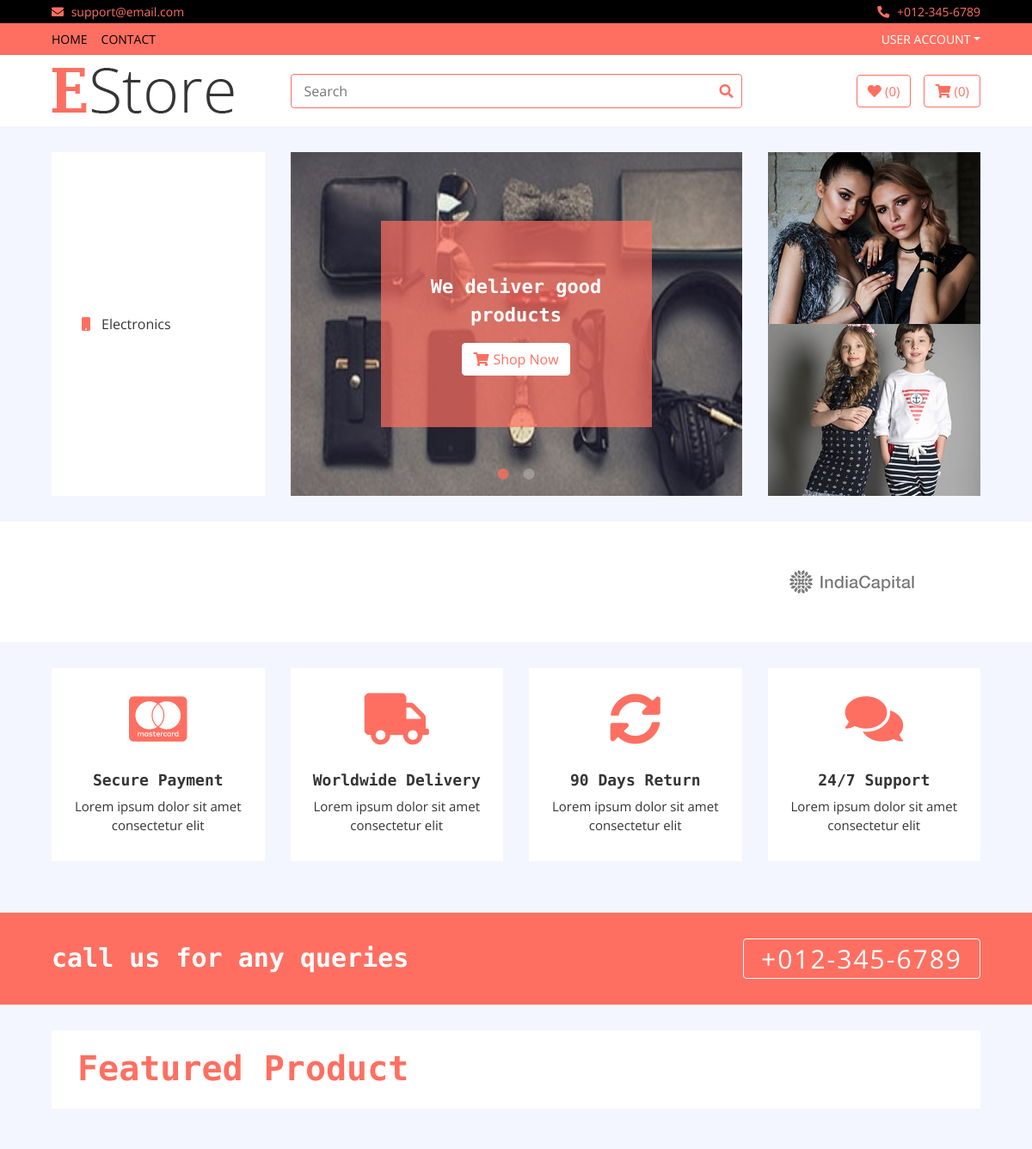
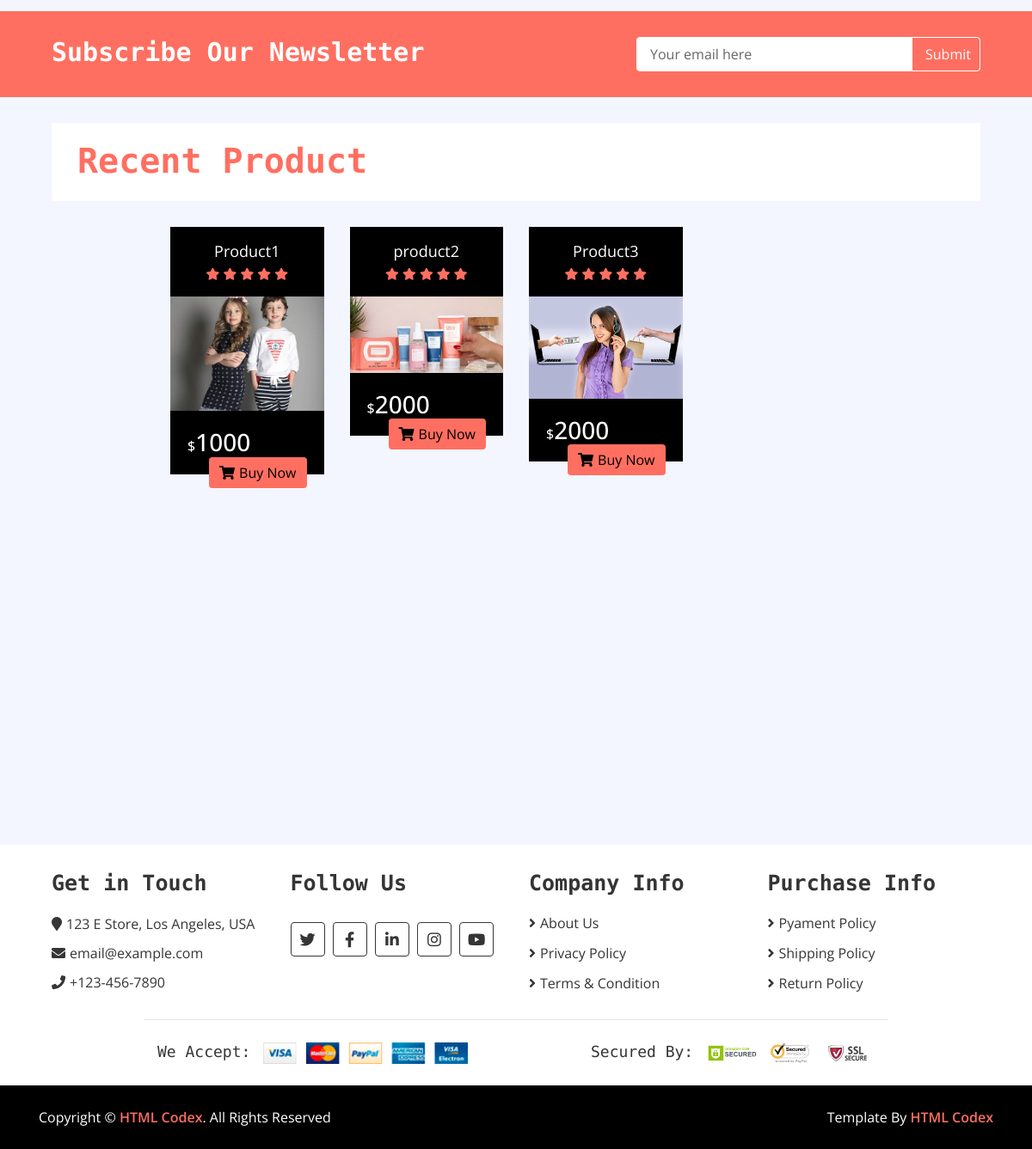
The page / on the database its author committed (2 pictures, top to bottom).
### home/models.py (models this page shows, shortened)
class Category(models.Model):
	name = models.CharField(max_length = 300)
	slug = models.CharField(max_length = 500,unique = True)
	icon = models.CharField(max_length = 100)

class Slider(models.Model):
	name = models.CharField(max_length = 300)
	image = models.ImageField(upload_to = 'media')
	description = models.TextField(blank = True)
	url = models.URLField(max_length = 500)

class Ad(models.Model):
	name = models.CharField(max_length = 300)
	image = models.ImageField(upload_to = 'media')
	description = models.TextField(blank = True)
	rank = models.IntegerField(default = 1)

class Brand(models.Model):
	name = models.CharField(max_length = 300)
	image = models.ImageField(upload_to = 'media')
	slug = models.CharField(max_length = 500,blank = True)

class Product(models.Model):
	name = models.CharField(max_length = 300)
	slug = models.CharField(max_length = 500,blank = True)
	price = models.IntegerField()
	discounted_price = models.IntegerField()
	image = models.ImageField(upload_to = 'media')
	description = models.TextField(blank = True)
	specification = models.TextField(blank = True)
	category = models.ForeignKey(Category,on_delete = models.CASCADE)
	subcategory = models.ForeignKey(SubCategory,on_delete = models.CASCADE)
	brand = models.ForeignKey(Brand,on_delete = models.CASCADE)
	stock = models.CharField(choices = STOCK,max_length = 100)
	labels = models.CharField(choices = LABELS,blank = True,max_length=100)

class Customer(models.Model):
	name = models.CharField(max_length = 300)
	image = models.ImageField(upload_to = 'media')
	post = models.CharField(max_length = 400)
	description = models.TextField()

### home/views.py (the view)
# urls.py: path('', HomeView.as_view(), name='home'),
class HomeView(Base):
	def get(self,request):
		self.context['categories'] = Category.objects.all()
		self.context['subcategories'] = SubCategory.objects.all()
		self.context['sliders'] = Slider.objects.all()
		self.context['ads'] = Ad.objects.all()
		self.context['brands'] = Brand.objects.all()
		self.context['hot_product'] = Product.objects.filter(labels = 'hot')
		self.context['new_product'] = Product.objects.filter(labels = 'new')
		self.context['customers'] = Customer.objects.all()
		return render(request,'index.html',self.context)

### templates/index.html (shortened to what this page needs)
{% extends 'base.html' %}
{% load static %}
{% block content %}
        <div class="header">
            <div class="container-fluid">
                <div class="row">
                    <div class="col-md-3">
                        <nav class="navbar bg-light">
                            <ul class="navbar-nav">
                                {% for cat in categories %}
                                <li class="nav-item">
                                    <a class="nav-link" href="/category/{{cat.slug}}"><i class="{{cat.icon}}"></i>{{cat.name}}</a>
                                </li>
                               {% endfor %}
                            </ul>
                        </nav>
                    </div>
                    <div class="col-md-6">
                        <div class="header-slider normal-slider">
                            {% for slider in sliders %}
                            <div class="header-slider-item">
                                <img src="{{slider.image.url}}" width = "600" height = "400" alt="Slider Image" />
                                <div class="header-slider-caption">
                                    <p>{{slider.description}}</p>
                                    <a class="btn" href="{{slider.image.url}}"><i class="fa fa-shopping-cart"></i>Shop Now</a>
                                </div>
                            </div>
                            {% endfor %}
                        </div>
                    </div>
                    <div class="col-md-3">
                        <div class="header-img">
                            {% for ad in ads %}
                            {% if ad.rank == 1 %}
                            <div class="img-item">
                                <img src="{{ad.image.url}}" />
                            </div>
                            {% endif %}
                            {% endfor %}
                            {% for ad in ads %}
                            {% if ad.rank == 2 %}
                            <div class="img-item">
                                <img src="{{ad.image.url}}" />
                            </div>
                            {% endif %}
                            {% endfor %}
                        </div>
                    </div>
                </div>
            </div>
        </div>
        <div class="brand">
            <div class="container-fluid">
                <div class="brand-slider">
                    {% for brand in brands %}
                    <div class="brand-item"><img src="{{brand.image.url}}" alt=""></div>
                    {% endfor %}
                </div>
            </div>
        </div>
        <div class="feature">
            <div class="container-fluid">
                <div class="row align-items-center">
                    <div class="col-lg-3 col-md-6 feature-col">
                        <div class="feature-content">
                            <i class="fab fa-cc-mastercard"></i>
                            <h2>Secure Payment</h2>
                            <p>
                                Lorem ipsum dolor sit amet consectetur elit
                            </p>
                        </div>
                    </div>
                    <div class="col-lg-3 col-md-6 feature-col">
                        <div class="feature-content">
                            <i class="fa fa-truck"></i>
                            <h2>Worldwide Delivery</h2>
                            <p>
                                Lorem ipsum dolor sit amet consectetur elit
                            </p>
                        </div>
                    </div>
                    <div class="col-lg-3 col-md-6 feature-col">
                        <div class="feature-content">
                            <i class="fa fa-sync-alt"></i>
                            <h2>90 Days Return</h2>
                            <p>
                                Lorem ipsum dolor sit amet consectetur elit
                            </p>
                        </div>
                    </div>
                    <div class="col-lg-3 col-md-6 feature-col">
                        <div class="feature-content">
                            <i class="fa fa-comments"></i>
                            <h2>24/7 Support</h2>
                            <p>
                                Lorem ipsum dolor sit amet consectetur elit
                            </p>
                        </div>
                    </div>
                </div>
            </div>
        </div>
        <div class="call-to-action">
            <div class="container-fluid">
                <div class="row align-items-center">
                    <div class="col-md-6">
                        <h1>call us for any queries</h1>
                    </div>
                    <div class="col-md-6">
                        <a href="tel:0123456789">+012-345-6789</a>
                    </div>
                </div>
            </div>
        </div>
        <div class="featured-product product">
            <div class="container-fluid">
                <div class="section-header">
                    <h1>Featured Product</h1>
                </div>
            </div>
        </div>
        <div class="newsletter">
            <div class="container-fluid">
                <div class="row">
                    <div class="col-md-6">
                        <h1>Subscribe Our Newsletter</h1>
                    </div>
                    <div class="col-md-6">
                        <div class="form">
                            <input type="email" value="Your email here">
                            <button>Submit</button>
                        </div>
                    </div>
                </div>
            </div>
        </div>
        <div class="recent-product product">
            <div class="container-fluid">
                <div class="section-header">
                    <h1>Recent Product</h1>
                </div>
                <div class="row align-items-center product-slider product-slider-4">
                    {% for new in new_product %}
                    <div class="col-lg-3">
                        <div class="product-item">
                            <div class="product-title">
                                <a href="/detail/{{new.slug}}">{{new.name}}</a>
                                <div class="ratting">
                                    <i class="fa fa-star"></i>
                                    <i class="fa fa-star"></i>
                                    <i class="fa fa-star"></i>
                                    <i class="fa fa-star"></i>
                                    <i class="fa fa-star"></i>
                                </div>
                            </div>
                            <div class="product-image">
                                <a href="product-detail.html">
                                    <img src="{{new.image.url}}" alt="Product Image">
                                </a>
                            </div>
                            <div class="product-price">
                                {% if new.discounted_price > 0 %}
                                <h3><span>$</span>{{new.discounted_price}}</h3>
                                {% else %}
                                <h3><span>$</span>{{new.price}}</h3>
                                {% endif %}
                                <a class="btn" href=""><i class="fa fa-shopping-cart"></i>Buy Now</a>
                            </div>
                        </div>
                    </div>
                    {% endfor %}
                </div>
            </div>
        </div>
        <div class="review">
            <div class="container-fluid">
                <div class="row align-items-center review-slider normal-slider">
                    {% for customer in customers %}
                    <div class="col-md-6">
                        <div class="review-slider-item">
                            <div class="review-img">
                                <img src="{{customer.image.url}}" alt="Image">
                            </div>
                            <div class="review-text">
                                <h2>{{customer.name}}</h2>
                                <h3>{{customer.post}}</h3>
                                <div class="ratting">
                                    <i class="fa fa-star"></i>
                                    <i class="fa fa-star"></i>
                                    <i class="fa fa-star"></i>
                                    <i class="fa fa-star"></i>
                                    <i class="fa fa-star"></i>
                                </div>
                                <p>
                                </p>
                            </div>
                        </div>
                    </div>
                    {% endfor %}
                </div>
            </div>
        </div>
        {% endblock %}

### rows shown on the page
Category: name "Electronics"
Slider: image (picture), description "We deliver good products"
Ad: image (picture)
Ad: image (picture)
Brand: image (picture)
Product: name "Product1", image (picture), price "1000"
Product: name "product2", image (picture), price "2000"
Product: name "Product3", image (picture), price "2000"
Customer: image (picture)
